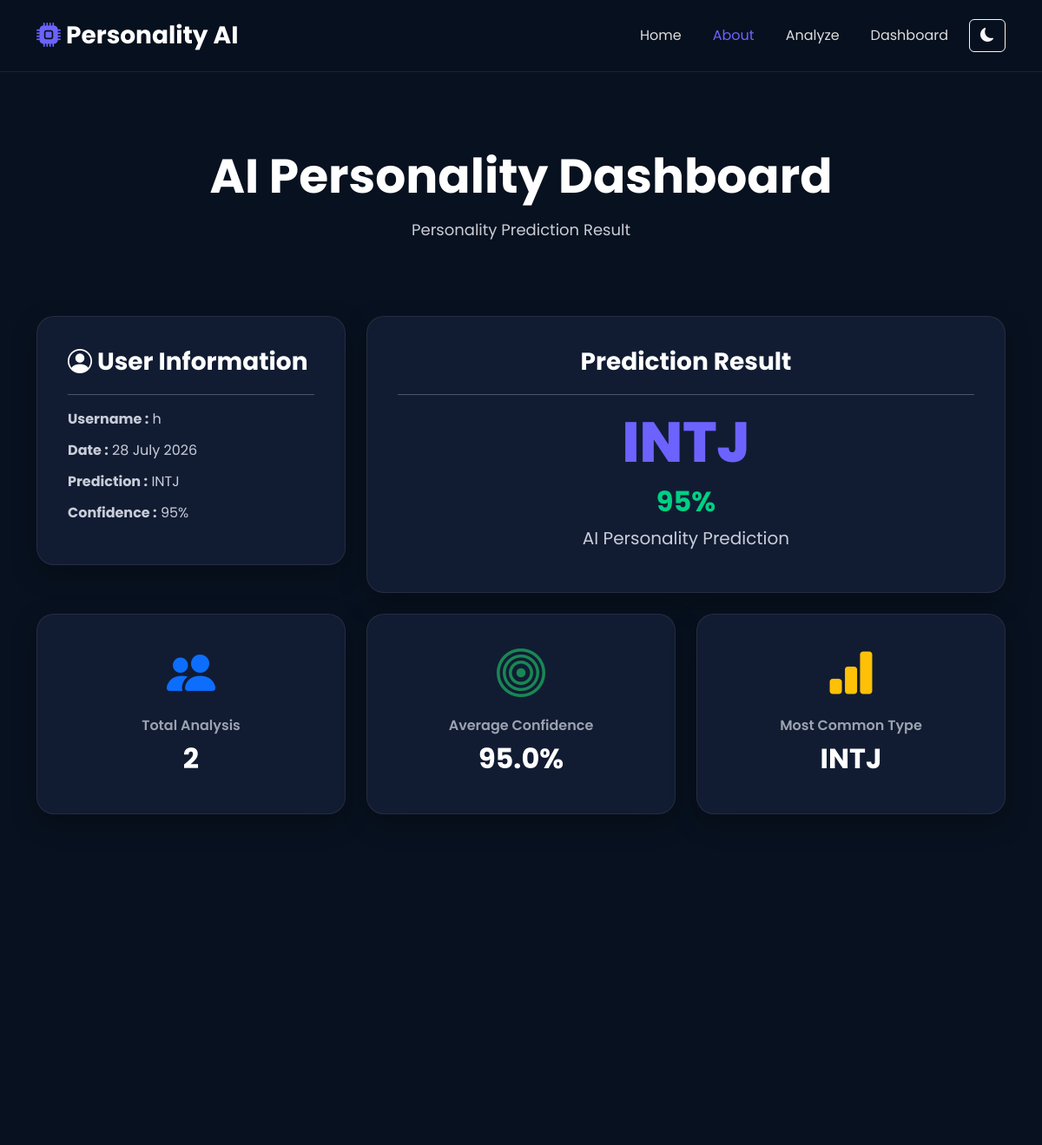
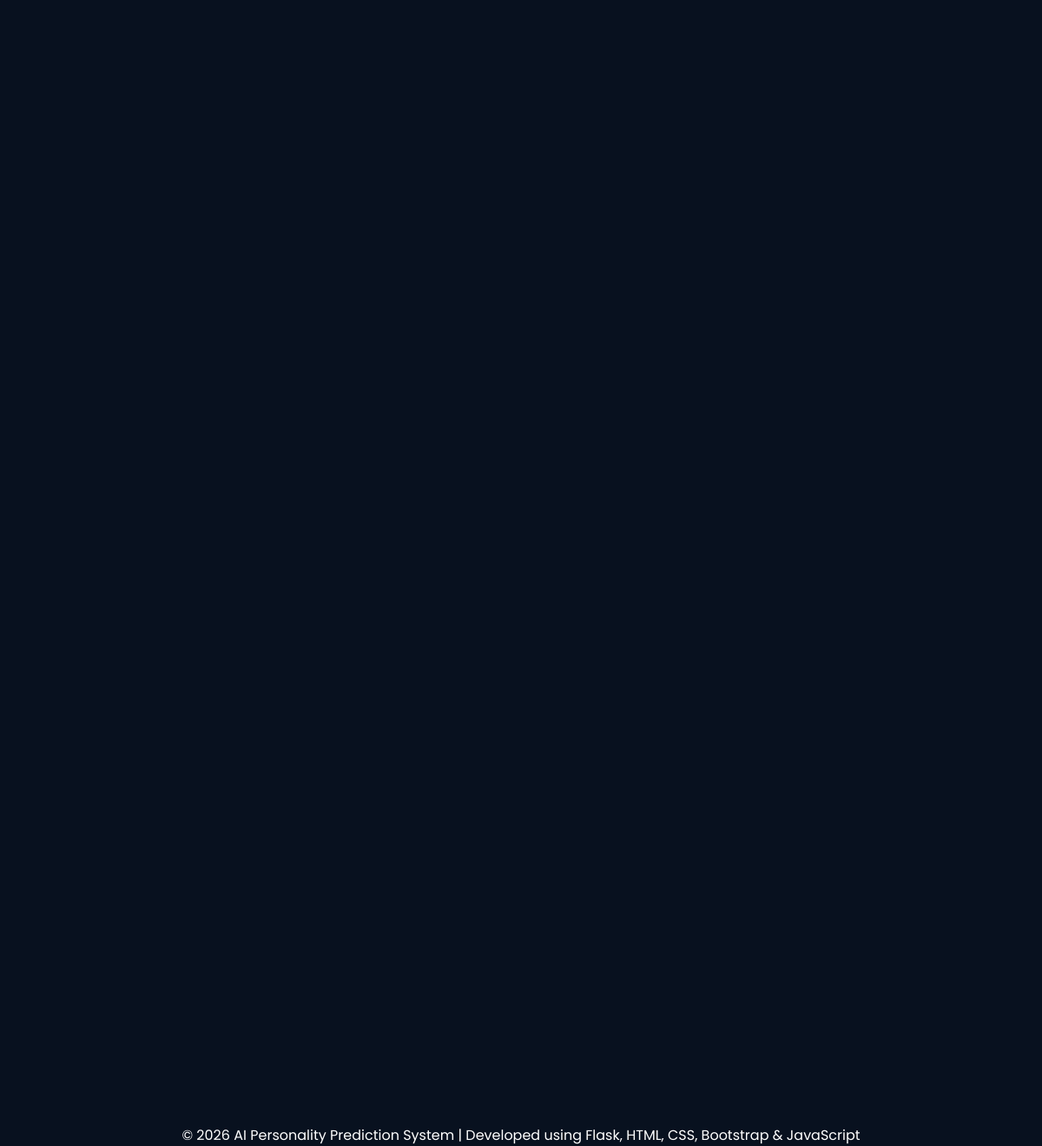
/dashboard (signed in), run on the app's committed database (2 pictures, top to bottom).
### tables this page shows
CREATE TABLE predictions (

    id INTEGER PRIMARY KEY AUTOINCREMENT,

    username TEXT NOT NULL,
    user_id INTEGER NOT NULL,

    personality_type TEXT NOT NULL,

    confidence INTEGER NOT NULL,

    introvert INTEGER,

    thinking INTEGER,

    judging INTEGER,

    intuition INTEGER,

    created_at TIMESTAMP DEFAULT CURRENT_TIMESTAMP

);

### app.py (the view)
@app.route("/dashboard")
def dashboard():
    if "user_id" not in session:
        return redirect(url_for("login"))
    conn = sqlite3.connect(DB_PATH)
    cursor = conn.cursor()
    cursor.execute("""
    SELECT username,
           personality_type,
           confidence,
           introvert,
           thinking,
           judging,
           intuition
    FROM predictions
    WHERE user_id = ?
    ORDER BY id DESC
    LIMIT 1
    """, (session["user_id"],))
    result = cursor.fetchone()
    cursor.execute("""
    SELECT COUNT(*)
    FROM predictions
    WHERE user_id = ?
    """, (session["user_id"],))
    total_analysis = cursor.fetchone()[0]
    cursor.execute("""
    SELECT ROUND(AVG(confidence),2)
    FROM predictions
    WHERE user_id = ?
    """, (session["user_id"],))
    average_confidence = cursor.fetchone()[0]
    if average_confidence is None:
        average_confidence = 0
    cursor.execute("""
    SELECT personality_type
    FROM predictions
    WHERE user_id = ?
    GROUP BY personality_type
    ORDER BY COUNT(*) DESC
    LIMIT 1
    """, (session["user_id"],))
    data = cursor.fetchone()
    if data:
        most_common = data[0]
    else:
        most_common = "--"
    conn.close()
    return render_template(
        "dashboard.html",
        result=result,
        total_analysis=total_analysis,
        average_confidence=average_confidence,
        most_common=most_common
    )

### templates/dashboard.html (shortened to what this page needs)
<!DOCTYPE html>
<html lang="en">
<head>
    <link href="https://cdn.jsdelivr.net/npm/bootstrap@5.3.3/dist/css/bootstrap.min.css" rel="stylesheet">
    <link href="https://cdn.jsdelivr.net/npm/bootstrap-icons@1.11.3/font/bootstrap-icons.css" rel="stylesheet">
    <link rel="stylesheet" href="{{ url_for('static', filename='css/dashboard.css') }}">
    <link rel="stylesheet" href="{{ url_for('static', filename='css/theme.css') }}">
</head>
<body>
<nav class="navbar navbar-expand-lg navbar-dark fixed-top custom-navbar">
    <div class="container">
        <a class="navbar-brand fw-bold" href="/">
            <i class="bi bi-cpu-fill"></i> Personality AI
        </a>
        <div class="collapse navbar-collapse" id="navbarNav">
          <ul class="navbar-nav ms-auto">
    <li class="nav-item">
        <a class="nav-link" href="/" data-lang="home">Home</a>
    </li>
    <li class="nav-item">
        <a class="nav-link active" href="/about" data-lang="about">About</a>
    </li>
    <li class="nav-item">
        <a class="nav-link" href="/analyze" data-lang="analyze">Analyze</a>
    </li>
    <li class="nav-item">
        <a class="nav-link" href="/dashboard" data-lang="dashboard">Dashboard</a>
    </li>
</ul>
   <button
class="btn btn-outline-light ms-3"
onclick="toggleTheme()">
<i id="themeIcon" class="bi bi-moon-fill"></i>
</button>
        </div>
    </div>
</nav>
<section class="dashboard-header">
    <div class="container text-center">
        <h1>AI Personality Dashboard</h1>
        <p>
            Personality Prediction Result
        </p>
    </div>
</section>
<section class="dashboard-section">
<div class="container">
<div class="row">
<div class="col-lg-4 mb-4">
<div class="dashboard-card">
<h3>
<i class="bi bi-person-circle"></i>
User Information
</h3>
<hr>
<p>
<strong>Username :</strong>
{{ result[0] if result else "No Data" }}
</p>
<p>
</p>
<p>
<strong>Prediction :</strong>
{{ result[1] if result else "--" }}
</p>
<p>
<strong>Confidence :</strong>
{{ result[2] if result else "0" }}%
</p>
</div>
</div>
<div class="col-lg-8 mb-4">
<div class="dashboard-card text-center">
<h3>
Prediction Result
</h3>
<hr>
<h1 class="result-type">
{{ result[1] if result else "--" }}
</h1>
<h2 class="confidence">
{{ result[2] if result else "0" }}%
</h2>
<p class="result-text">
AI Personality Prediction
</p>
</div>
</div>
</div>
<div class="row mb-4">
    <div class="col-md-4">
        <div class="dashboard-card text-center">
            <i class="bi bi-people-fill display-4 text-primary"></i>
            <h5 class="mt-3">Total Analysis</h5>
            <h2>{{ total_analysis }}</h2>
        </div>
    </div>
    <div class="col-md-4">
        <div class="dashboard-card text-center">
            <i class="bi bi-bullseye display-4 text-success"></i>
            <h5 class="mt-3">Average Confidence</h5>
            <h2>{{ average_confidence }}%</h2>
        </div>
    </div>
    <div class="col-md-4">
        <div class="dashboard-card text-center">
            <i class="bi bi-bar-chart-fill display-4 text-warning"></i>
            <h5 class="mt-3">Most Common Type</h5>
            <h2>{{ most_common }}</h2>
        </div>
    </div>
</div>
</section>
<footer class="footer text-center">
    <div class="container">
        <p class="mb-0">
            © 2026 AI Personality Prediction System |
            Developed using Flask, HTML, CSS, Bootstrap & JavaScript
        </p>
    </div>
</footer>
</body>
</html>

### static/css/dashboard.css (style rules this page uses)
* { margin:0; padding:0; box-sizing:border-box; font-family:'Poppins',sans-serif; }
body { background:#08111F; color:#fff; overflow-x:hidden; }
.custom-navbar { background:rgba(8,17,31,.90); backdrop-filter:blur(10px); padding:15px 0; border-bottom:1px solid rgba(255,255,255,.08); }
.navbar-brand { font-size:28px; font-weight:700; }
.navbar-brand i { color:#6C63FF; }
.nav-link { color:#ddd !important; margin-left:20px; transition:.3s; }
.nav-link:hover, .nav-link.active { color:#6C63FF !important; }
.dashboard-header { padding:170px 0 70px; text-align:center; }
.dashboard-header h1 { font-size:55px; font-weight:700; }
.dashboard-header p { color:#c8cdd8; font-size:18px; margin-top:15px; }
.dashboard-section { padding-bottom:100px; }
.dashboard-card { background:#111C33; border-radius:20px; padding:35px; border:1px solid rgba(255,255,255,.08); box-shadow:0 10px 30px rgba(0,0,0,.25); transition:.4s; }
.dashboard-card h3 { margin-bottom:20px; font-weight:700; }
.dashboard-card p { color:#c8cdd8; margin-bottom:12px; }
.result-type { font-size:65px; font-weight:800; color:#6C63FF; }
.result-text { font-size:20px; color:#ddd; }
.confidence { font-size:60px; font-weight:800; color:#00D084; }
.dashboard-card { transition:0.35s ease; }
.dashboard-card i { transition:.35s; }
.dashboard-card h2 { font-size:2rem; font-weight:700; margin-top:10px; }
.dashboard-card h5 { font-size:1rem; font-weight:600; color:#9ca3af; margin-top:15px; }
.bi-people-fill { color:#0d6efd; }
.bi-bullseye { color:#198754; }
.bi-bar-chart-fill { color:#ffc107; }

### static/css/theme.css (style rules this page uses)
body, .navbar, .dashboard-card, .analyze-card, .about-card, .stat-card, .work-card, .hero, section, table, .btn, input, textarea { transition: all .35s ease; }

### data on the page
predictions: username "h", personality_type "INTJ", confidence "95"

### other printed values
{{ total_analysis }} "2"
{{ average_confidence }} "95.0"
{{ most_common }} "INTJ"
